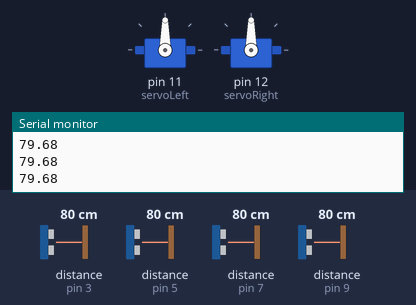
Simulated run of this sketch. Board: Arduino Uno, built with avr-gcc and run on an emulated ATmega328P. Parts: 2 × servo, the last lines printed to the serial monitor. Wiring (inferred from the names in the program): 4 × ultrasonic range finder: trigger pin 2, echo pin 3 / trigger pin 4, echo pin 5 / trigger pin 6, echo pin 7 / trigger pin 8, echo pin 9. The test bench sets the inputs (shaded band); at power-on: distance to the obstacle (sensors on pin 3, pin 7, pin 9, pin 5) 80 cm. The echo pulse lasts 58.3 µs per cm.

Above: at 1.2 s.
1.3 s: distance to the obstacle (sensor on pin 3) set to 2 cm
At 1.6 s:
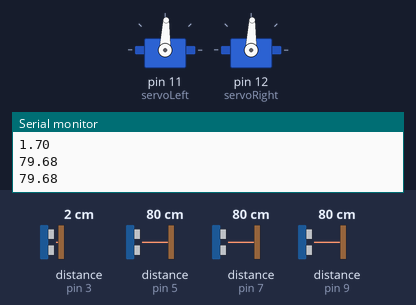
2.8 s: distance to the obstacle (sensor on pin 7) set to 2 cm
At 4.05 s:
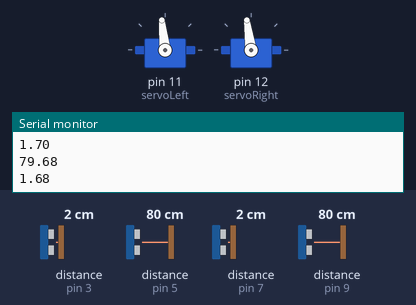
5.8 s: distance to the obstacle (sensor on pin 9) set to 18 cm
Timing chart, 0 to 8.8 s (numbered marks = the images above; inputs shaded):
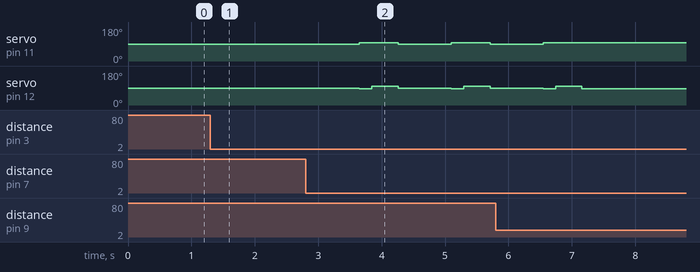

The sketch:

Obstacle_Avoidance.ino
```cpp
#include <Servo.h>                           // Include servo library

int trigPin_1 = 8;    // Trigger sensor 1
int echoPin_1 = 9;    // Echo 1
float duration_1, L_1;

int trigPin_2 = 2;    // Trigger sensor 2
int echoPin_2 = 3;    // Echo 2
float duration_2, L_2;

int trigPin_3 = 4;    // Trigger sensor 3
int echoPin_3 = 5;    // Echo 3
float duration_3, L_3;

int trigPin_4 = 6;    // Trigger sensor 4
int echoPin_4 = 7;    // Echo 4
float duration_4, L_4;

int fwdtime=1000;
int left_trntime=2300;
int right_trntime=1100;
int stay=2000;
int minor_change=400;
int minor_change_fwd=200;
int minor_left=255;
int mionr_right=122;

Servo servoLeft;                             // Declare left servo
Servo servoRight;                            // Declare right servo


void setup(){                                 // Built in initialization block
  Serial.begin(115200);
  servoLeft.attach(11);                      // Attach left signal to pin 11
  servoRight.attach(12);                    // Attach right signal to pin 12

  pinMode(trigPin_1, OUTPUT);
  pinMode(echoPin_1, INPUT);

  pinMode(trigPin_2, OUTPUT);
  pinMode(echoPin_2, INPUT);

  pinMode(trigPin_3, OUTPUT);
  pinMode(echoPin_3, INPUT);

  pinMode(trigPin_4, OUTPUT);
  pinMode(echoPin_4, INPUT);
}


void loop(){                                  // Main loop auto-repeats

  //motor forward
  // The sensor is triggered by a HIGH pulse of 10 or more microseconds.
  // Give a short LOW pulse beforehand to ensure a clean HIGH pulse:
  digitalWrite(trigPin_1, LOW);
  delayMicroseconds(5);
  digitalWrite(trigPin_1, HIGH);
  delayMicroseconds(10);
  digitalWrite(trigPin_1, LOW);


  pinMode(echoPin_1, INPUT);
  duration_1 = pulseIn(echoPin_1, HIGH);

  L_1 = (duration_1/2)*0.0343;


  digitalWrite(trigPin_2, LOW);
  delayMicroseconds(5);
  digitalWrite(trigPin_2, HIGH);
  delayMicroseconds(10);
  digitalWrite(trigPin_2, LOW);


  pinMode(echoPin_2, INPUT);
  duration_2 = pulseIn(echoPin_2, HIGH);

   L_2 = (duration_2/2) *0.0343;


  digitalWrite(trigPin_3, LOW);
  delayMicroseconds(5);
  digitalWrite(trigPin_3, HIGH);
  delayMicroseconds(10);
  digitalWrite(trigPin_3, LOW);

  pinMode(echoPin_3, INPUT);
  duration_3 = pulseIn(echoPin_3, HIGH);

  L_3 = (duration_3/2) *0.0343;


  digitalWrite(trigPin_4, LOW);
  delayMicroseconds(5);
  digitalWrite(trigPin_4, HIGH);
  delayMicroseconds(10);
  digitalWrite(trigPin_4, LOW);

  pinMode(echoPin_4, INPUT);
  duration_4 = pulseIn(echoPin_4, HIGH);

  L_4 = (duration_4/2) *0.0343;

  Serial.println(L_1);
  Serial.println(L_2);
  Serial.println(L_3);
  Serial.println(L_4);
  Serial.println();

  //https://randomnerdtutorials.com/complete-guide-for-ultrasonic-sensor-hc-sr04/  ultrasonic sensor obtaining destances

  if (L_1 >= 30){


      if (   (L_2 + L_4) < 15.0 && L_2 < 5.50){ // translate adjustment
        minor_left_shift();
        //Serial.println("left translate"); // not tilted, but too close to the right wall, translate the robot leftwards
       }

      else if (   (L_2 + L_4) < 15.0 && L_4 < 5.50){
        minor_right_shift();
        //Serial.println("right translate"); // not tilted, but too close to the left wall, translate the robot leftwards
       }

      else if ( (L_2 + L_4) > 15.0){  // tilting adjustment

        if( (L_2 > L_4) && (L_1 > L_3)){
          right_minor();
          //Serial.println('3'); // tilted clockwise, close to left wall, right motor forward
        } else if ( (L_2 >L_4) && (L_1 < L_3)){
          left_minor();
          //Serial.println('4'); // tilted counterclockwise, close to left wall, right motor backward
        }

        else if( (L_2 < L_4) && (L_1 > L_3)){
          left_minor();
          //Serial.println('5'); // tilted counterclockwise, close to right wall, left motor forward
        } else if ( (L_2 < L_4) && (L_1 < L_3)){
          right_minor();
          //Serial.println('6'); // tilted clockwise, close to right wall, left motor backward
        }
      }
      else {
        Move_Fwd();
        //Serial.println("move");
      }
  }
if (L_1 < 30 && L_1 > 9.5) {
   Move_Fwd();
}

  if (L_1 < 9.5){ //turning


    if (L_2 < 23.00 && L_4 < 23.00){ // hit a dead end! turn 180 deg and find a turning point and turn.
      Right_Turn();
      Right_Turn();
      //Serial.println('9');} //right turn 180 deg


        /* while (L_2<23.00 && L_4 < 23.00){
                                                                         if (   (L_2 + L_4) < 17.50 && L_2 < 5.50){ // translate adjustment
                              Serial.println("left translate"); // not tilted, but too close to the right wall, translate the robot leftwards

                          delay (1000);
                               }

                              else if (   (L_2 + L_4) < 17.50 && L_4 < 5.50){
                              Serial.println("right translate"); // not tilted, but too close to the left wall, translate the robot leftwards
                          delay(1000);
                               }


                              else if ( (L_2 + L_4) > 17.50){  // tilting adjustment

                                if( (L_2 >L_4) && (L_1>L_3)){
                                 Serial.println('3'); // tilted clockwise, close to left wall, right motor forward
                                delay (1000);
                                }else if ( (L_2 >L_4) && (L_1<L_3)){
                                 Serial.println('4'); // tilted counterclockwise, close to left wall, right motor backward
                              delay (1000);

                                  }

                                  else if( (L_2 <L_4) && (L_1>L_3)){
                                   Serial.println('5'); // tilted counterclockwise, close to right wall wall, left motor forward
                                  delay (1000);
                                  } else if ( (L_2 <L_4) && (L_1<L_3)){
                                     Serial.println('6'); // tilted clockwise, close to right wall, left motor backward

                                      delay (1000);
                                      }
                                  }


                          // before these are the adjustment
                            else { Serial.println("move");
                                  delay (1000);
                                        }
                                  }
                               if (L_2 >23.00 ){

                              Serial.println('7'); //right turn 90 deg
                              }

                               else if (L_4 >23.00 ){

                              Serial.println('8'); //left turn 90 deg
                              }
    } */
    }

    if (L_2 > 23.00 && L_4 < 23.00){
      Right_Turn();
       Move_Fwd();
      //Serial.println('7'); //right turn 90 deg
    }

    if (L_2<23.00 && L_4>23.00){
      Left_Turn();
       Move_Fwd();
      //Serial.println('8'); //left turn 90 deg
    }

    else if (L_2>23.00 && L_4>23.00){
      Right_Turn();
       Move_Fwd();
      //Serial.println('7'); //right turn 90 deg
    }

    delay(1000);

    }

  }


  void Right_Turn(){
  servoLeft.writeMicroseconds(1530);         // right turn
  servoRight.writeMicroseconds(1550);
  delay(right_trntime);
  }

  void Left_Turn(){
  servoLeft.writeMicroseconds(1455);
  servoRight.writeMicroseconds(1450);        // left turn
  delay(left_trntime);
  }

  void Move_Fwd(){
  servoLeft.writeMicroseconds(1545);
  servoRight.writeMicroseconds(1420);        // fwd
  delay(fwdtime);
  }

  void minor_right_shift(){
  servoLeft.writeMicroseconds(1530);         // minor shift to right step 1-small right turn
  servoRight.writeMicroseconds(1550);
  delay(minor_change);

  servoLeft.writeMicroseconds(1545);         // fwd
  servoRight.writeMicroseconds(1420);
  delay(minor_change_fwd);

  servoLeft.writeMicroseconds(1455);         // minor shift to right step 2-small left turn
  servoRight.writeMicroseconds(1450);
  delay(minor_change*23/11);
  }

  void minor_left_shift(){
  servoLeft.writeMicroseconds(1455);         // minor shift to left step 1-small right turn
  servoRight.writeMicroseconds(1450);
  delay(minor_change*23/11);


  servoLeft.writeMicroseconds(1545);         // fwd
  servoRight.writeMicroseconds(1420);
  delay(minor_change_fwd);

  servoLeft.writeMicroseconds(1530);         // minor shift to left step 2-small left turn
  servoRight.writeMicroseconds(1550);
  delay(minor_change);
  }

  void left_minor(){
  servoLeft.writeMicroseconds(1455);
  servoRight.writeMicroseconds(1450);        // minor left turn
  delay(minor_left);
  }

  void right_minor(){
  servoLeft.writeMicroseconds(1530);         // minor right turn
  servoRight.writeMicroseconds(1550);
  delay(mionr_right);
  }
  void parking(){
  servoLeft.detach();                        // stay
  servoRight.detach();
  delay(stay);
  }

  void reactive(){
  servoLeft.attach(7);                        //  Re-sending servo signals
  servoRight.attach(12);
  }
```

Measured:
- after the input at 1.3 s, servo on pin 11 (servoLeft), servo on pin 12 (servoRight): 90° → 88° at once
- after the input at 2.8 s, servo on pin 11 (servoLeft): 88° → 97° after 0.85 s, → 96° 0.20 s later, → 88° 0.41 s later, → 97° 0.84 s later, … (6 changes in this stretch); servo on pin 12 (servoRight): 88° → 85° after 0.85 s, → 98° 0.20 s later, → 88° 0.41 s later, → 85° 0.84 s later, … (6 changes in this stretch)
